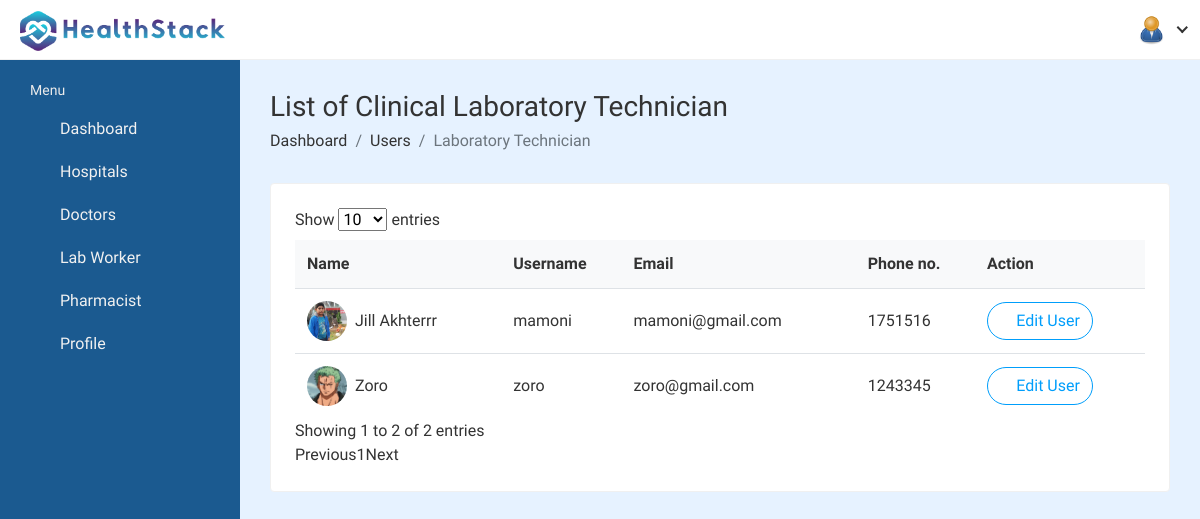
/hospital_admin/lab-worker-list/ (signed in), run on the app's committed database.
### hospital_admin/models.py (models this page shows, shortened)
class Admin_Information(models.Model):
    ADMIN_TYPE = (
        ('hospital', 'hospital'),
        ('laboratory', 'laboratory'),
        ('pharmacy', 'pharmacy'),
    )
    admin_id = models.AutoField(primary_key=True, editable=False)
    user = models.OneToOneField(User, on_delete=models.CASCADE, null=True, blank=True, related_name='hospital_admin')
    username = models.CharField(null=True, blank=True, max_length=200)
    name = models.CharField(max_length=200, null=True, blank=True)
    featured_image = models.ImageField(upload_to='admin/', default='admin/user-default.png', null=True, blank=True)
    phone_number = models.IntegerField(null=True, blank=True)
    email = models.CharField(max_length=200, null=True, blank=True)
    role = models.CharField(max_length=200, choices=ADMIN_TYPE, null=True, blank=True)
    hospital = models.ForeignKey(Hospital_Information, on_delete=models.SET_NULL, null=True, blank=True)

class Clinical_Laboratory_Technician(models.Model):
    technician_id = models.AutoField(primary_key=True)
    user = models.OneToOneField(User, on_delete=models.CASCADE, null=True, blank=True, related_name='technician')
    name = models.CharField(max_length=200, null=True, blank=True)
    username = models.CharField(max_length=200, null=True, blank=True)
    age = models.IntegerField(null=True, blank=True)
    email = models.EmailField(max_length=200, null=True, blank=True)
    phone_number = models.IntegerField(null=True, blank=True)
    featured_image = models.ImageField(upload_to='technician/', default='technician/user-default.png', null=True, blank=True)
    hospital = models.ForeignKey(Hospital_Information, on_delete=models.SET_NULL, null=True, blank=True)

### hospital_admin/views.py (the view)
# urls.py: path('lab-worker-list/', views.view_lab_worker,name='lab-worker-list'),
@csrf_exempt
@login_required(login_url='admin_login')
def view_lab_worker(request):
    if request.user.is_hospital_admin:
        user = Admin_Information.objects.get(user=request.user)
        lab_workers = Clinical_Laboratory_Technician.objects.all()
    return render(request, 'hospital_admin/lab-worker-list.html', {'lab_workers': lab_workers, 'admin': user})

### templates/hospital_admin/lab-worker-list.html (shortened to what this page needs)
{%load static%}
<!DOCTYPE html>
<html lang="en">
<head>
        <link rel="stylesheet" href="{% static 'HealthStack-System/css/Normal/bootstrap.min.css' %}">
        <link rel="stylesheet" href="{% static 'HealthStack-System/plugins/Normal/fontawesome/css/fontawesome.min.css' %}">
        <link rel="stylesheet" href="{% static 'HealthStack-System/admin_assets/css/feathericon.min.css'%}">
		<link rel="stylesheet" href="{% static 'HealthStack-System/plugins/Normal/fontawesome/css/all.min.css' %}">
        <link rel="stylesheet" href="{% static 'HealthStack-System/css/admin/style.css'%}">
    </head>
    <body>
        <div class="main-wrapper">
            <div class="main-wrapper">
				<header class="header">{% include 'hospital_admin/hospital-admin-navbar.html' %}</header>
            <aside class="sidebar" id="sidebar">
				{% include 'hospital_admin/hospital-admin-sidebar.html' %} </aside>
            <div class="page-wrapper">
                <div class="content container-fluid">
					<div class="page-header">
						<div class="row">
							<div class="col-sm-12">
								<h3 class="page-title">List of Clinical Laboratory Technician</h3>
								<ul class="breadcrumb">
									<li class="breadcrumb-item"><a href="index.html">Dashboard</a></li>
									<li class="breadcrumb-item"><a href="javascript:(0);">Users</a></li>
									<li class="breadcrumb-item active">Laboratory Technician</li>
								</ul>
							</div>
						</div>
					</div>
					<div class="row">
						<div class="col-sm-12">
							<div class="card">
								<div class="card-body">
									<div class="table-responsive">
										<table class="datatable table table-hover table-center mb-0">
											<thead>
												<tr>
													<th>Name</th>
													<th>Username</th>
													<th>Email</th>
													<th>Phone no.</th>
													<th>Action</th>
													</tr>
													<tbody>
														{% for lab_worker in lab_workers %}
														<tr>
															<td>
																<h2 class="table-avatar">
																	<a href="profile.html" class="avatar avatar-sm mr-2"><img class="avatar-img rounded-circle" src="{{lab_worker.featured_image.url}}" alt="User Image"></a>
																	<a href="profile.html">{{lab_worker.name}}</a>
																</h2>
															</td>
															<td>{{lab_worker.username}}</td>
															<td>{{lab_worker.email}}</td>
															<td>{{lab_worker.phone_number}}</td>
															<td>
																<div class="table-action">
																	<a href="{% url 'edit-lab-worker' pk=lab_worker.technician_id %}" class="btn btn-outline-info btn-rounded">
																		<i class="fas fa-file-alt"></i> Edit User
																	</a>
																  </div>
															</td>
														</tr>
														{% endfor %}
													</tbody>
											</thead>
        </div>
    </body>
</html>

### templates/hospital_admin/hospital-admin-navbar.html (shortened to what this page needs)
{% load static %}
    <div class="header-left">
        <a href="{% url 'admin-dashboard' %}" class="logo">
            <img src="{% static 'HealthStack-System/images/Normal/logo.jpg' %}" alt="Logo">
        </a>
    </div>
    <a href="javascript:void(0);" id="toggle_btn">
        <i class="fe fe-text-align-left"></i>
    </a>
    <ul class="nav user-menu">
        <li class="nav-item dropdown has-arrow">
            <a href="#" class="dropdown-toggle nav-link" data-toggle="dropdown">
                <span class="user-img"><img class="rounded-circle" src="{{admin.featured_image.url}}" width="31" alt="{{admin.name}}"></span>
            </a>
        </li>
    </ul>

### data on the page
Admin_Information: featured_image (placeholder picture)
Clinical_Laboratory_Technician: featured_image (picture), name "Jill Akhterrr", username "mamoni", email "mamoni@gmail.com", phone_number "1751516"
Clinical_Laboratory_Technician: featured_image (picture), name "Zoro", username "zoro", email "zoro@gmail.com", phone_number "1243345"
